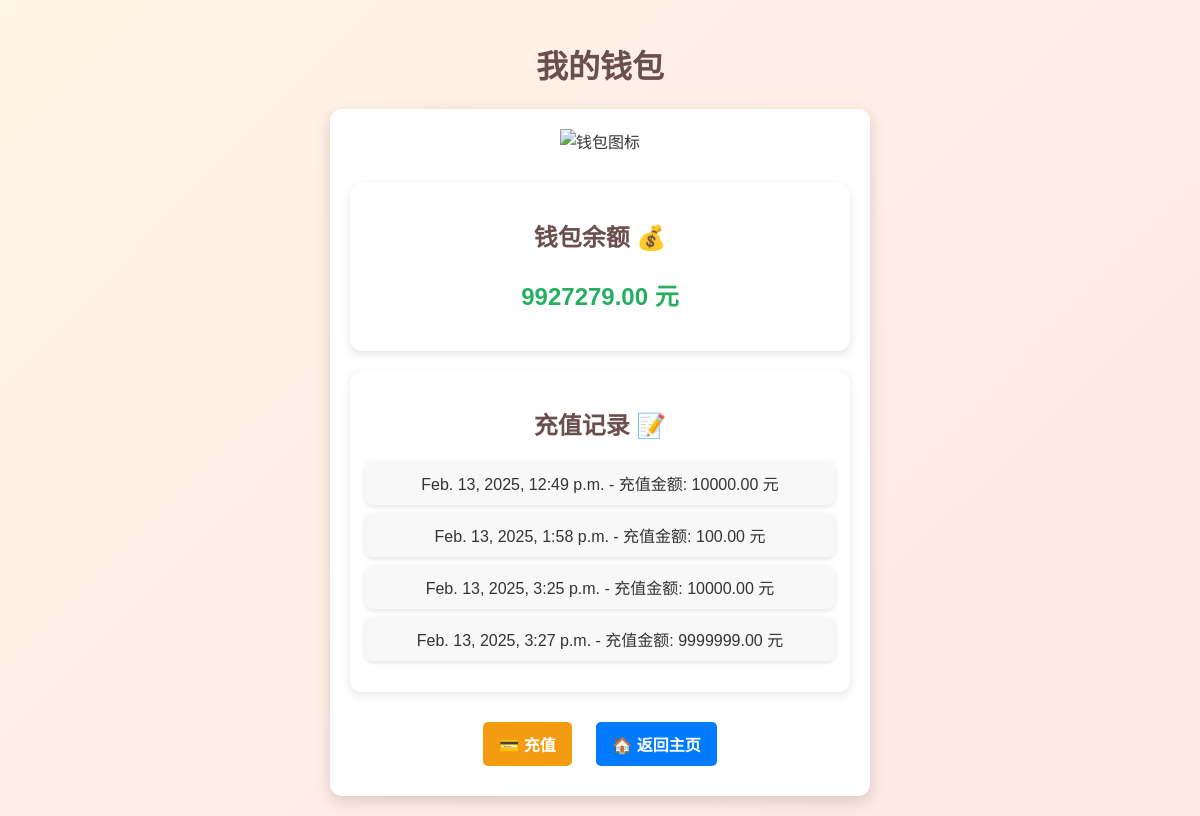
Page /users/wallet/ (signed in) on the earlier database version.
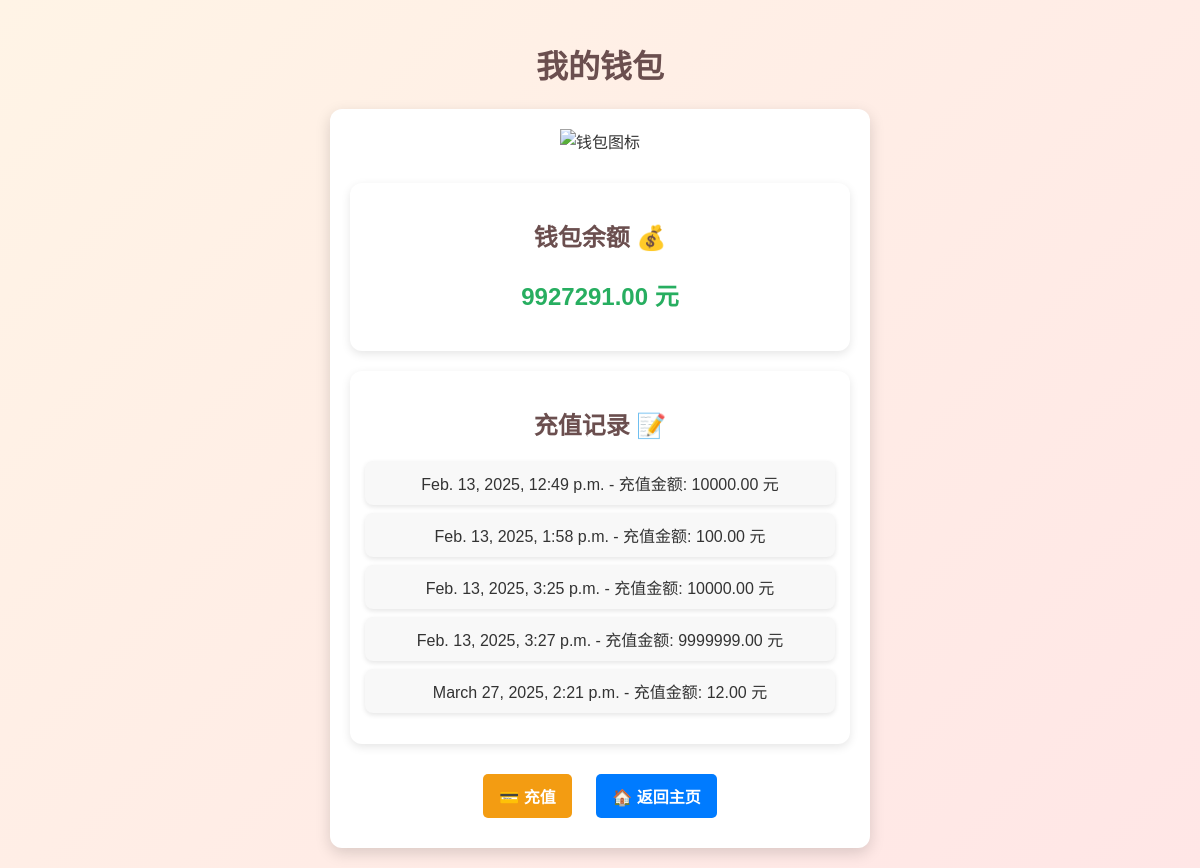
Same page on the later database version.
### user_management/models.py (models this page shows)
class Wallet(models.Model):
    user = models.OneToOneField(User, on_delete=models.CASCADE)
    balance = models.DecimalField(max_digits=10, decimal_places=2, default=0.00)
    def __str__(self):
        return f"{self.user.username}'s Wallet"

class RechargeRecord(models.Model):
    wallet = models.ForeignKey(Wallet, on_delete=models.CASCADE)
    amount = models.DecimalField(max_digits=10, decimal_places=2)
    date = models.DateTimeField(auto_now_add=True)

### user_management/views.py (the view)
# urls.py: path('wallet/', views.wallet_view, name='wallet'),
def wallet_view(request):
    try:
        wallet = Wallet.objects.get(user=request.user)
    except Wallet.DoesNotExist:
        wallet = Wallet.objects.create(user=request.user)
    recharge_records = RechargeRecord.objects.filter(wallet=wallet)
    print("充值记录数量:", recharge_records.count())  # 添加调试信息
    print(recharge_records)
    context = {
        'wallet': wallet,
        'recharge_records': recharge_records
    }
    print("传递给模板的上下文:", context)  # 打印上下文信息
    return render(request, 'user_management/wallet.html', context)

### user_management/templates/user_management/wallet.html (shortened to what this page needs)
<!DOCTYPE html>
<html lang="zh-CN">
<head>
</head>
<body>
    <h1>我的钱包</h1>
    <div class="wallet-container">
        <img src="https://i.imgur.com/jO6bwhk.png" class="wallet-icon" alt="钱包图标">
        <div class="wallet-section">
            <h2>钱包余额 💰</h2>
            <p class="wallet-balance">{{ wallet.balance }} 元</p>
        </div>
        <div class="wallet-section">
            <h2>充值记录 📝</h2>
            {% if recharge_records %}
                <ul>
                    {% for recharge in recharge_records %}
                        <li>{{ recharge.date }} - 充值金额: {{ recharge.amount }} 元</li>
                    {% endfor %}
                </ul>
            {% else %}
                <p>暂无充值记录</p>
            {% endif %}
        </div>
        <a href="{% url 'recharge_wallet' %}" class="button recharge-button">💳 充值</a>
        <a href="{% url 'home' %}" class="button back-button">🏠 返回主页</a>
    </div>
</body>
</html>

Differences in the rows shown:
changed Wallet: balance "9927279.00" → "9927291.00"
added RechargeRecord: date "March 27, 2025, 2:21 p.m.", amount "12.00"
